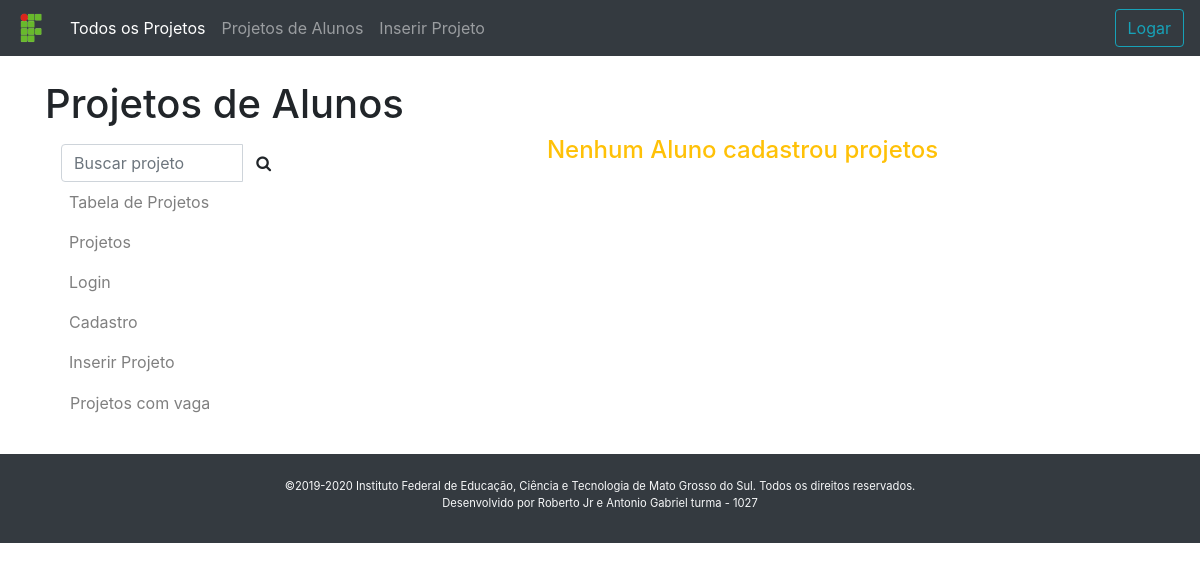
The app's page /views/projetosAlunos.php, older data.
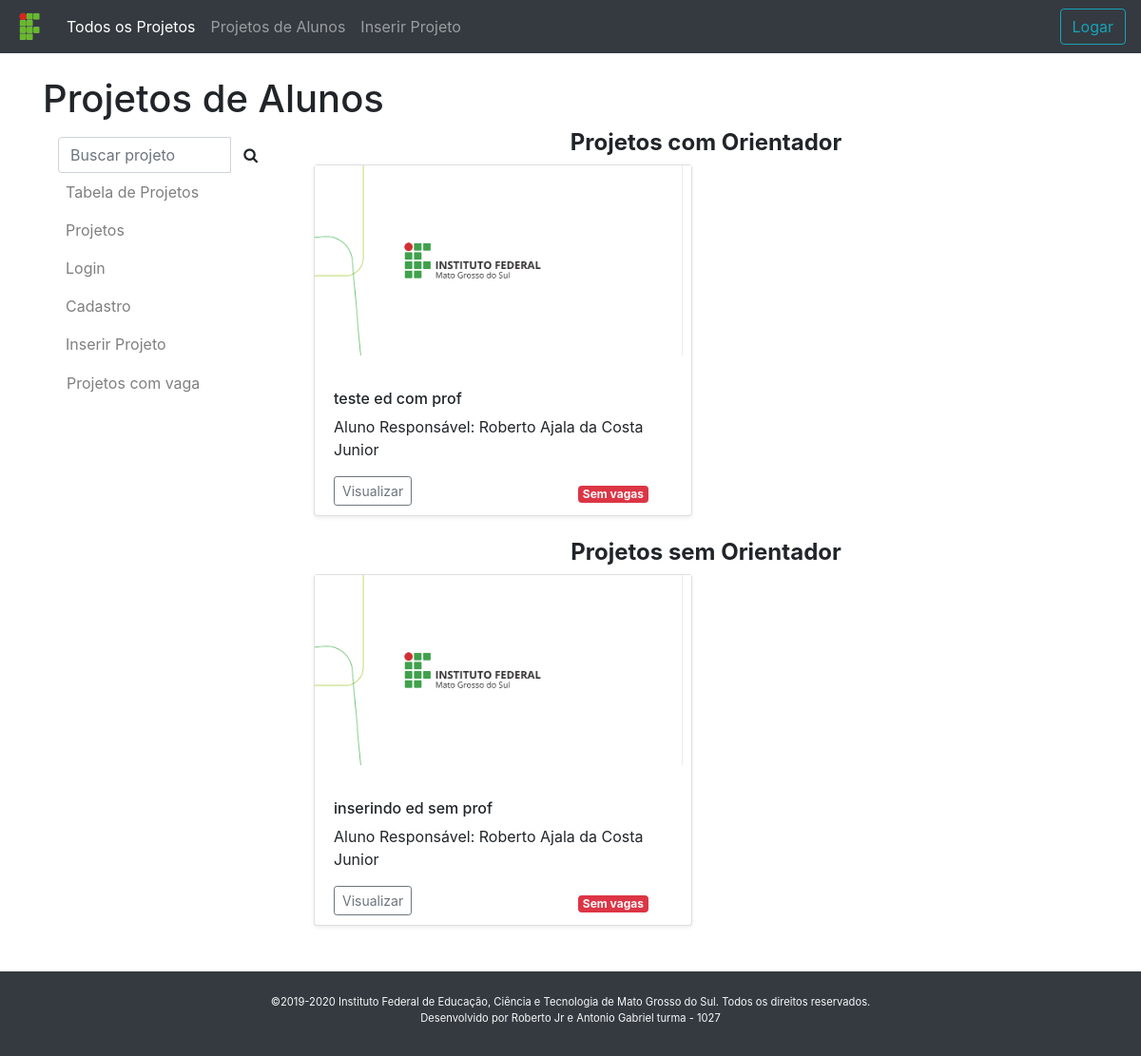
The same page, newer data.
### tables this page shows
CREATE TABLE `projeto` (
  `idProj` int(11) NOT NULL,
  `idProf` int(11) DEFAULT NULL,
  `idAluno` int(11) DEFAULT NULL,
  `tituloProj` varchar(255) NOT NULL,
  `dataIniProj` date DEFAULT NULL,
  `dataFinProj` date DEFAULT NULL,
  `resumoProj` mediumtext NOT NULL,
  `fotoProj` varchar(200) DEFAULT NULL,
  `vagasProj` int(11) NOT NULL,
  `inscritosProj` int(11) NOT NULL,
  `vagasRestantes` int(11) NOT NULL,
  `orienta` tinyint(4) DEFAULT NULL
);

CREATE TABLE `aluno` (
  `idAluno` int(11) NOT NULL,
  `idLogin` int(11) NOT NULL,
  `nomeAluno` varchar(255) DEFAULT NULL,
  `idCurso` int(11) DEFAULT NULL,
  `idCampus` int(11) DEFAULT NULL,
  `cpfAluno` varchar(14) DEFAULT NULL,
  `raAluno` int(11) DEFAULT NULL,
  `turma` varchar(5) DEFAULT NULL,
  `privilegios` int(11) DEFAULT NULL
);

### views/projetosAlunos.php (the view, shortened to what the changed rows need)
<head>
</head>
<?php
    require_once('navbar/navbar.php');
    require_once('../bd/conexao.php');
    if($conexao){
        $sql = "SELECT idProj, projeto.idProf, projeto.idAluno, fotoProj, tituloProj, professor.nomeProf, aluno.nomeAluno,
        vagasRestantes FROM projeto INNER JOIN professor ON projeto.idProf = professor.idProf INNER JOIN aluno ON
        projeto.idAluno=aluno.idAluno WHERE projeto.orienta IS NULL";
        $resultadoSQL= mysqli_query($conexao, $sql);
        $vetorUmRegistro = mysqli_fetch_assoc($resultadoSQL);
        $vetorTodosComOrientador = array();
        while($vetorUmRegistro != null){
            array_push($vetorTodosComOrientador, $vetorUmRegistro);
            $vetorUmRegistro = mysqli_fetch_assoc($resultadoSQL);
        }
        if(count($vetorTodosComOrientador)==0){
            $ComOrientador = "1";
        }
        $sql = "SELECT idProj, projeto.idAluno, fotoProj, tituloProj, aluno.nomeAluno, vagasRestantes FROM projeto INNER
        JOIN aluno ON projeto.idAluno=aluno.idAluno WHERE projeto.orienta = 0";
        $resultadoSQL= mysqli_query($conexao, $sql);
        $vetorUmRegistro = mysqli_fetch_assoc($resultadoSQL);
        $vetorTodosSemOrientador = array();
        while($vetorUmRegistro != null){
            array_push($vetorTodosSemOrientador, $vetorUmRegistro);
            $vetorUmRegistro = mysqli_fetch_assoc($resultadoSQL);
        }
        if(count($vetorTodosSemOrientador)==0){
            $SemOrientador = "1";
        }
    }else{
        echo('<h3 class="text-center"> Erro ao conectar </h3>');
    }
?>
<div class="container">
    <div class="page-header">
        <div class="row">
            <div class="col-sm-8 col-md-9 col-lg-6 col-xl-6">
                <h1>Projetos de Alunos</h1>
            </div>
        </div>
    </div>
    <div class="row">
        <?php if(isset($SemOrientador) && isset($ComOrientador)){?>
            <div class="text-center col-xl-9 col-lg-9">
                <h4 class="text-warning">Nenhum Aluno cadastrou projetos</h4>
            </div>
        <?php } else { ?>
            <div class="col-xl-9 col-lg-9">
                <div class="row">
                    <?php if(!isset($ComOrientador)){ ?>
                    <div class="text-center col-sm-12 col-md-12 col-lg-12 col-xl-12">
                        <h4><strong>Projetos com Orientador</strong></h4>
                    </div>
                    <?php foreach($vetorTodosComOrientador as $umRegistro): ?>
                        <div class="col-sm-12 col-md-6 col-lg-6 col-xl-6">
                            <div class="card mb-4 shadow-sm">
                                <img src="../imagemProjetos/<?=$umRegistro["fotoProj"]?>" height="200em" focusable="false" role="img" aria-label="Placeholder: Thumbnail" style="object-fit:cover;">
                                <div class="card-body" style="padding-bottom: 0px;">
                                    <p class="card-text"><h6><?=$umRegistro["tituloProj"]?></h6>Aluno Responsável: <?=$umRegistro["nomeAluno"]?></p>
                                    <div class="row" style="margin-bottom: 10px;">
                                        <div class="form-inline col-sm-8 col-md-8 col-lg-8 col-xl-8">
                                           <form action="projeto.php" method="post">
                                                <button type="submit" class="btn btn-sm btn-outline-secondary">Visualizar</button>
                                            </form>
                                        </div>
                                        <div class="col-sm-2 col-md-2 col-lg-2 col-xl-2" style="margin-top:10px;">
                                            <?php if($umRegistro["vagasRestantes"] > 0) { ?>
                                                <span class="badge bg-success text-light"><?=$umRegistro["vagasRestantes"];?> vaga(s)</span>
                                            <?php } else { ?>
                                                <span class="badge bg-danger text-light">Sem vagas</span>
                                            <?php } ?>
                                        </div>
                                    </div>
                                </div>
                            </div>
                        </div>
                    <?php endforeach ?>
                    <?php } ?>
                </div>
                <div class="row">
                    <?php if(!isset($SemOrientador)){ ?>
                    <div class="text-center col-sm-12 col-md-12 col-lg-12 col-xl-12">
                        <h4><strong>Projetos sem Orientador</strong></h4>
                    </div>
                    <?php foreach($vetorTodosSemOrientador as $umRegistro): ?>
                        <div class="col-sm-12 col-md-6 col-lg-6 col-xl-6">
                            <div class="card mb-4 shadow-sm">
                                <img src="../imagemProjetos/<?=$umRegistro["fotoProj"]?>" height="200em" focusable="false" role="img" aria-label="Placeholder: Thumbnail" style="object-fit:cover;">
                                <div class="card-body" style="padding-bottom: 0px;">
                                    <p class="card-text"><h6><?=$umRegistro["tituloProj"]?></h6>Aluno Responsável: <?=$umRegistro["nomeAluno"]?></p>
                                    <div class="row" style="margin-bottom: 10px;">
                                        <div class="form-inline col-sm-8 col-md-8 col-lg-8 col-xl-8">
                                            <form action="projeto.php" method="post">
                                                <button type="submit" class="btn btn-sm btn-outline-secondary">Visualizar</button>
                                            </form>
                                        </div>
                                        <div class="col-sm-2 col-md-2 col-lg-2 col-xl-2" style="margin-top:10px;">
                                            <?php if($umRegistro["vagasRestantes"] > 0) { ?>
                                                <span class="badge bg-success text-light"><?=$umRegistro["vagasRestantes"];?> vaga(s)</span>
                                            <?php } else { ?>
                                                <span class="badge bg-danger text-light">Sem vagas</span>
                                            <?php } ?>
                                        </div>
                                    </div>
                                </div>
                            </div>
                        </div>
                    <?php endforeach ?>
                    <?php } ?>
                </div>
            </div>
        <?php } ?>
    </div>
</div>

Row changes from the older to the newer data that the page shows:
added projeto: fotoProj (picture), tituloProj "teste ed com prof", idAluno.nomeAluno "Roberto Ajala da Costa Junior", vagasRestantes "Sem vagas", shown under "Projetos com Orientador"
added projeto: fotoProj (picture), tituloProj "inserindo ed sem prof", idAluno.nomeAluno "Roberto Ajala da Costa Junior", vagasRestantes "Sem vagas", shown under "Projetos sem Orientador"
Text that changed along with them:
text no longer shown: "Nenhum Aluno cadastrou projetos"
text now shown: "Projetos com Orientador Projetos sem Orientador"
